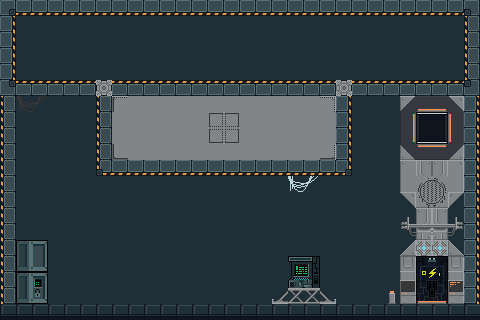

The image is a tile-based game level rendered from a .tmx file. Its description and source (layers, tilesets, objects; grid data summarised) follow:
An orthogonal 30x20 tile map with 16x16 px tiles, 5 tile layers (Tile Layer 1, bg, Env, Env2, ...), 3 tilesets and 3 objects (Coffer, Charger, Updater).

<map version="1.5" tiledversion="1.7.2" orientation="orthogonal" renderorder="right-down" width="30" height="20" tilewidth="16" tileheight="16" infinite="0" nextlayerid="8" nextobjectid="10">
 <editorsettings>
  <export target="map.lua" format="lua" />
 </editorsettings>
 <tileset firstgid="1" source="spritesheet.tsx" />
 <tileset firstgid="197" source="0x72_16x16RobotTileset.v1.tsx" />
 <tileset firstgid="1221" source="Env.tsx" />
 <layer id="1" name="Tile Layer 1" width="30" height="20">
  <data>[600 cells, 596 non-empty, 17 distinct tile ids]</data>
 </layer>
 <layer id="5" name="bg" width="30" height="20">
  <data>[600 cells, 9 non-empty, 1 distinct tile ids]</data>
 </layer>
 <layer id="3" name="Env" width="30" height="20">
  <data>[600 cells, 55 non-empty, 16 distinct tile ids]</data>
 </layer>
 <layer id="4" name="Env2" width="30" height="20">
  <data>[600 cells, 133 non-empty, 49 distinct tile ids]</data>
 </layer>
 <layer id="7" name="affects" width="30" height="20">
  <data>[600 cells, 56 non-empty, 27 distinct tile ids]</data>
 </layer>
 <objectgroup id="6" name="Objects" visible="0">
  <object id="3" name="Coffer" x="17" y="272.25" width="30.5" height="31.5" visible="0" />
  <object id="6" name="Charger" x="416.375" y="272.375" width="31.625" height="32" visible="0" />
  <object id="9" name="Updater" x="288.75" y="272.5" width="30.5" height="31" visible="0" />
 </objectgroup>
</map>
